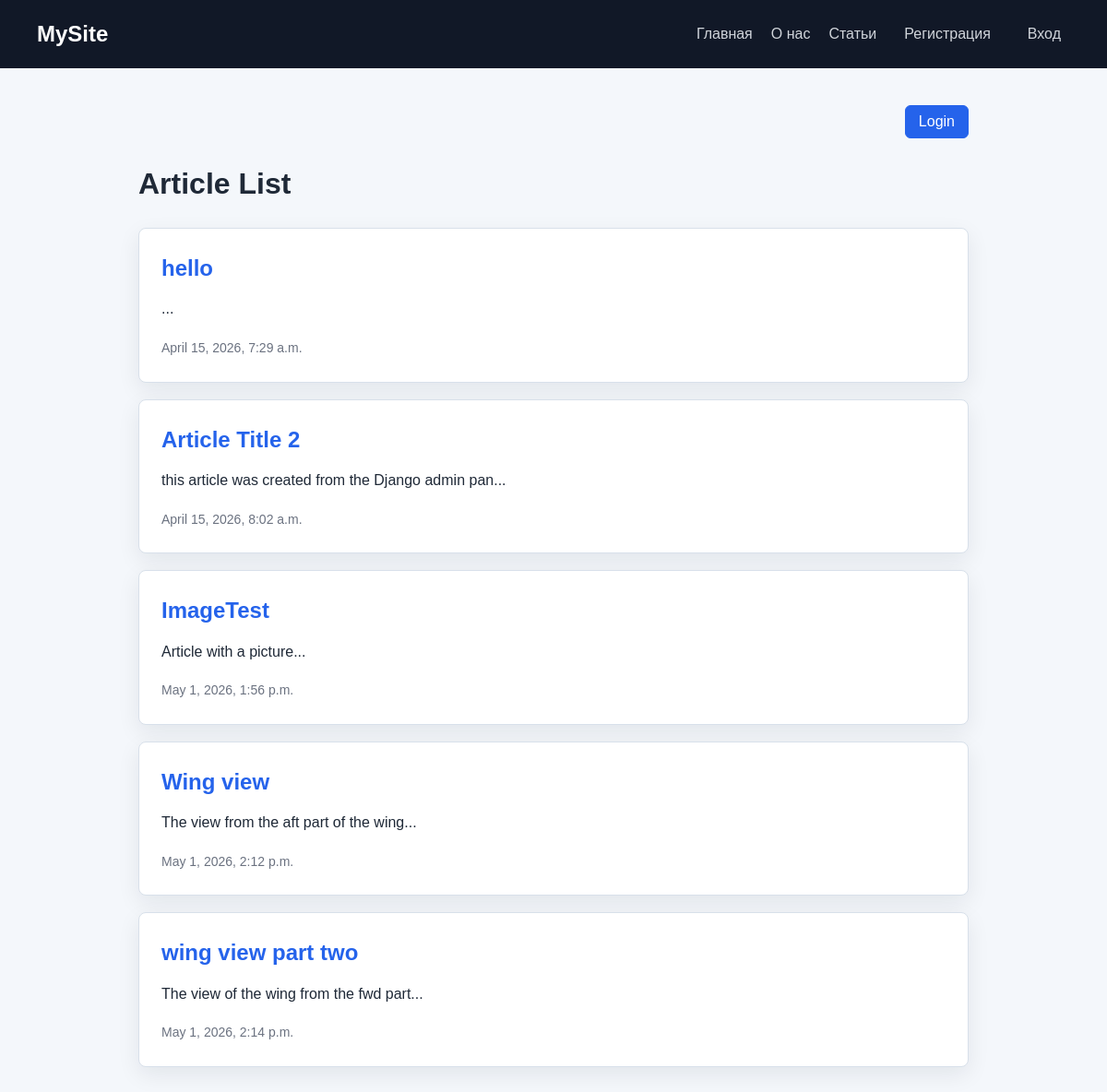
The app's page /articles/ with its own data.
### articles/models.py (models this page shows, shortened)
class Article(models.Model):
    title = models.CharField(max_length=200)
    slug = models.SlugField()
    body = models.TextField()
    date = models.DateTimeField(auto_now_add= True)
    thumbnail = models.ImageField(upload_to='images/', blank=True)
    def snippet(self):
        return self.body[0:50] + '...'

### articles/views.py (the view)
# urls.py: path('', views.article_list, name='article_list'),
def article_list(request):
    articles = Article.objects.all().order_by('date')
    return render(request, 'articles/article_list.html', {'articles': articles})

### articles/templates/articles/article_list.html (shortened to what this page needs)
{% extends "base_layout.html" %}
{% block content %}
<main>
    <nav class="article-auth-nav">
        {% if user.is_authenticated %}
            <span class="article-auth-status">Вы вошли как {{ user.username }}</span>
            <form class="article-auth-form" action="{% url 'logout' %}" method="post">
                {% csrf_token %}
                <button class="article-auth-button" type="submit">Logout</button>
            </form>
        {% else %}
            <a class="article-auth-button" href="{% url 'login' %}">Login</a>
        {% endif %}
    </nav>
    <h1>Article List</h1>
    <div class="articles">
        {% for element in articles %}
            <div class="article__item">
                <h2>
                    <a href="{% url 'article_detail' slug=element.slug %}">
                        {{ element.title }}
                    </a>
                </h2>
                <p>
                    {{ element.snippet }}
                </p>
                <time>
                    {{ element.date }}
                </time>
            </div>
        {% endfor %}
    </div>
</main>
{% endblock content %}

### mysite/templates/base_layout.html (shortened to what this page needs)
{% load static %}
<!DOCTYPE html>
<html lang="en">
<head>
    <link rel="stylesheet" href="{% static 'css/style.css' %}?v=6">
</head>
<body>
<header class="site-header">
    <a class="site-logo" href="{% url 'home' %}">MySite</a>
    <nav class="site-nav">
        <a href="{% url 'home' %}">Главная</a>
        <a href="{% url 'about' %}">О нас</a>
        <a href="{% url 'article_list' %}">Статьи</a>
        {% if user.is_authenticated %}
            <span class="nav-user">{{ user.username }}</span>
            <form class="nav-logout" action="{% url 'logout' %}" method="post">
                {% csrf_token %}
                <button type="submit">Выйти</button>
            </form>
        {% else %}
            <a class="nav-auth-link" href="{% url 'signup' %}">Регистрация</a>
            <a class="nav-auth-link" href="{% url 'login' %}">Вход</a>
        {% endif %}
    </nav>
</header>
{% block content %}{% endblock content %}
</body>
</html>

### static/css/style.css (style rules this page uses)
* { box-sizing: border-box; }
body { margin: 0; background: #f4f7fb; color: #1f2937; font-family: Arial, sans-serif; line-height: 1.6; }
.site-header { display: flex; align-items: center; justify-content: space-between; gap: 24px; padding: 18px 40px; background: #111827; }
.site-logo { color: #ffffff; font-size: 24px; font-weight: 700; text-decoration: none; }
.site-nav { display: flex; align-items: center; gap: 20px; }
.site-nav a, .nav-user { color: #d1d5db; text-decoration: none; }
.nav-auth-link { padding: 6px 10px; border-radius: 6px; }
main { width: min(900px, calc(100% - 32px)); margin: 40px auto; }
.articles { display: grid; gap: 18px; }
.article-auth-nav { display: flex; align-items: center; justify-content: flex-end; gap: 12px; margin-bottom: 24px; }
.article-auth-button { display: inline-flex; align-items: center; justify-content: center; min-height: 36px; padding: 8px 14px; border: 1px solid #2563eb; border-radius: 6px; background: #2563eb; color: #ffffff; font: inherit; line-height: 1; text-decoration: none; cursor: pointer; }
.article__item, .article_details { padding: 24px; border: 1px solid #d8e0ea; border-radius: 8px; background: #ffffff; box-shadow: 0 8px 24px rgba(15, 23, 42, 0.08); }
.article__item h2, .article_details h1 { margin: 0 0 12px; color: #111827; }
.article__item a { color: #2563eb; text-decoration: none; }
.article__item p, .article_details p { margin: 0 0 16px; }
.article__item time { display: inline-block; color: #6b7280; font-size: 14px; }

### records on screen
Article: title "hello", snippet "...", date "April 15, 2026, 7:29 a.m."
Article: title "Article Title 2", snippet "this article was created from the Django admin pan...", date "April 15, 2026, 8:02 a.m."
Article: title "ImageTest", snippet "Article with a picture...", date "May 1, 2026, 1:56 p.m."
Article: title "Wing view", snippet "The view from the aft part of the wing...", date "May 1, 2026, 2:12 p.m."
Article: title "wing view part two", snippet "The view of the wing from the fwd part...", date "May 1, 2026, 2:14 p.m."
